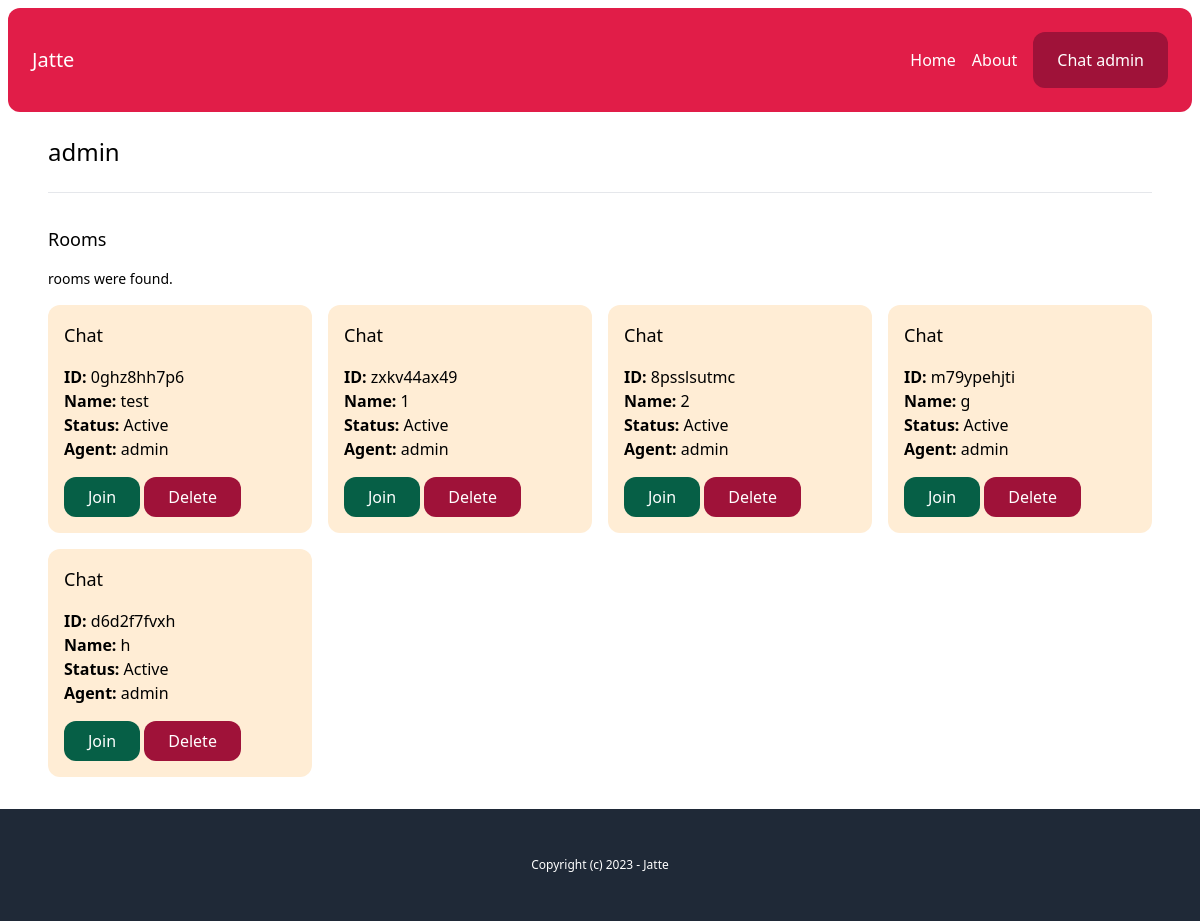
Page /chat-admin/users/80dc9a2a-3df5-42fb-b589-48d09503980c/ (signed in) on the committed database.
### account/models.py (models this page shows)
class User(AbstractBaseUser, PermissionsMixin):
    AGENT = 'agent'
    MANAGER = 'manager'
    ROLES_CHOICES = (
        (AGENT, 'Agent'),
        (MANAGER, 'Manager'),
    )
    id = models.UUIDField(primary_key=True, default=uuid.uuid4, editable=False)
    email = models.EmailField(unique=True)
    name = models.CharField(max_length=255, blank=True, default='')
    role = models.CharField(max_length=20, choices=ROLES_CHOICES, default=AGENT)
    is_active = models.BooleanField(default=True)
    is_superuser = models.BooleanField(default=False)
    is_staff = models.BooleanField(default=False)
    date_joined = models.DateTimeField(default=timezone.now)
    last_login = models.DateTimeField(blank=True, null=True)
    objects = CustomUserManager()
    USERNAME_FIELD = 'email'
    EMAIL_FIELD = 'email'
    REQUIRED_FIELDS = ['name']

### chat/models.py (models this page shows, shortened)
class Room(models.Model):
    WAITING = 'waiting'
    ACTIVE = 'active'
    CLOSED = 'closed'
    CHOICES_STATUS = (
        (WAITING, 'Waiting'),
        (ACTIVE, 'Active'),
        (CLOSED, 'Closed'),
    )
    uuid = models.CharField(max_length=255)
    client = models.CharField(max_length=255)
    agent = models.ForeignKey(User, related_name='rooms', blank=True, null=True, on_delete=models.SET_NULL)
    messages = models.ManyToManyField(Message, blank=True)
    url = models.CharField(max_length=255, blank=True, null=True)
    status = models.CharField(max_length=20, choices=CHOICES_STATUS, default=WAITING)
    created_at = models.DateTimeField(auto_now_add=True)
    class Meta:
        ordering = ('created_at',)

### chat/views.py (the view)
# urls.py: path('chat-admin/users/<uuid:uuid>/', views.user_detail, name='user_detail'),
@login_required
def user_detail(request, uuid):
    user = User.objects.get(pk=uuid)
    rooms = user.rooms.all()
    return render(request, 'chat/user_detail.html', {
        'user': user,
        'rooms': rooms
    })

### chat/templates/chat/user_detail.html
{% extends 'core/base.html' %}
{% block content %}
    <h1 class="text-2xl">{{user.name}}</h1>
    <hr class="my-6">
    <div class="mt-8">
        <h2 class="mb-4 text-lg">Rooms</h2>
        {% include 'chat/partials/room_list.html' %}
    </div>
{% endblock %}

### chat/templates/chat/partials/room_list.html
<div class="mb-4">
    <p class="text-sm">{{room_count}} rooms were found.</p>
</div>
<div class="grid grid-cols-4 gap-4">
    {% for room in rooms %}
        <div class="p-4 rounded-xl {% if room.status == 'waiting' %}bg-emerald-100{% elif room.status == 'active' %}bg-orange-100{% else %}bg-gray-100{% endif %}">
            <h3 class="mb-4 text-lg">Chat</h3>
            <p>
                <b>ID: </b>{{ room.uuid }}<br>
                <b>Name: </b>{{ room.client }}<br>
                <b>Status: </b>{{ room.get_status_display }}<br>
                <b>Agent: </b>{% firstof room.agent.name 'None yet...' %}
            </p>
            <a href="{% url 'chat:room' room.uuid %}" class="mt-4 inline-block py-2 px-6 bg-emerald-800 text-white rounded-xl">Join</a>
            <a href="{% url 'chat:delete_room' room.uuid %}" class="mt-4 inline-block py-2 px-6 bg-rose-800 text-white rounded-xl">Delete</a>
        </div>
    {% endfor %}
</div>

### rows in the picture
User: name "admin"
Room: uuid "0ghz8hh7p6", client "test", status "Active", agent.name "admin"
Room: uuid "zxkv44ax49", client "1", status "Active", agent.name "admin"
Room: uuid "8psslsutmc", client "2", status "Active", agent.name "admin"
Room: uuid "m79ypehjti", client "g", status "Active", agent.name "admin"
Room: uuid "d6d2f7fvxh", client "h", status "Active", agent.name "admin"
